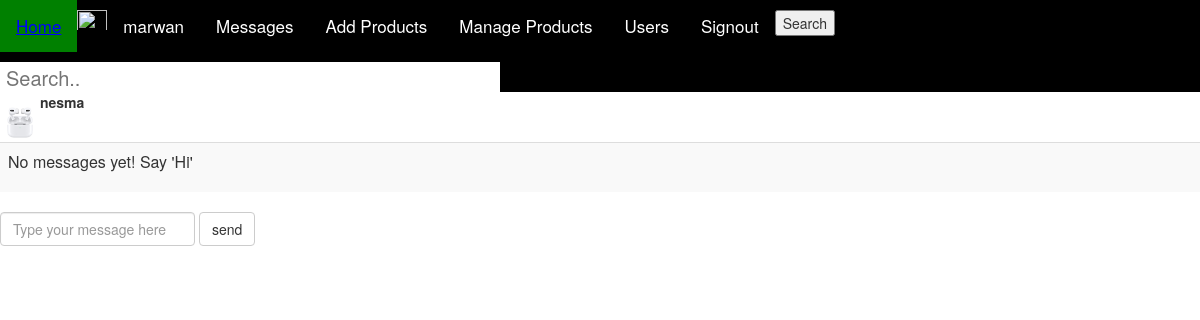
The app's page /message.php?receiver=50 (signed in) with its own data.
### tables this page shows
CREATE TABLE `data` (
  `ID` int(20) NOT NULL,
  `firstname` varchar(50) NOT NULL,
  `lastname` varchar(50) NOT NULL,
  `mobile` varchar(50) NOT NULL,
  `email` varchar(50) NOT NULL,
  `password` varchar(50) NOT NULL,
  `address` varchar(50) NOT NULL,
  `Image` varchar(255) NOT NULL,
  `role` int(255) NOT NULL
);

### message.php (the view, shortened to what this page needs)
  <link rel="stylesheet" href="https://maxcdn.bootstrapcdn.com/bootstrap/3.4.1/css/bootstrap.min.css">
<?php
$servername = "localhost";
$username = "root";
$password = "";
$dbname = "project1";
$conn = new mysqli($servername, $username, $password, $dbname);
include "menu.php";
$receiver = $_GET['receiver'];
$getReceiver = "SELECT * FROM data WHERE id = '$receiver'";
$getReceiverResult = mysqli_query($conn,$getReceiver) or die(mysqli_error($conn));
$getReceiverRow = mysqli_fetch_array($getReceiverResult);
?>
<img src="<?=$getReceiverRow['Image']?>" class="img-circle" width = "40"/>
<strong><?=$getReceiverRow['firstname']?></strong>
<table class="table table-striped">
<?php
$getMessage = "SELECT  messages.* ,data.firstname FROM messages INNER JOIN data on sent_by=data.ID  WHERE sent_by = '$receiver' AND received_by = ".$_SESSION['ID']." OR sent_by = ".$_SESSION['ID']." AND received_by = '$receiver' ORDER BY createdAt asc";
$getMessageResult = mysqli_query($conn,$getMessage) or die(mysqli_error($conn));
if(mysqli_num_rows($getMessageResult) > 0) {
	while($getMessageRow = mysqli_fetch_array($getMessageResult)) {	?>
	<tr><div style = "margin: 10;">
	<td>	<h4 style = "color: #007bff;display:inline"><?=$getMessageRow['firstname']?></h4></td>
	<td>	<p class="text-center" style = "display:inline"><?=$getMessageRow['message']?></p></td>
		</div>
		</tr>
<?php }
}
else {
	echo "<tr><td><p>No messages yet! Say 'Hi'</p></td></tr>";
}
?>
</table>
<form class="form-inline" action="" method = "POST">
	<input type="text" name = "message" class="form-control" placeholder = "Type your message here" required/>
	<input type = "submit" value='send' name='submit' class="btn btn-default">
</form>

### menu.css (style rules this page uses)
body { margin: 0; }

### menu.php (style rules this page uses)
img { float: left; padding-top: 10px; }

### records on screen
data: Image (picture), firstname "nesma"

### other values on screen
$_SESSION['fname'] "marwan"
